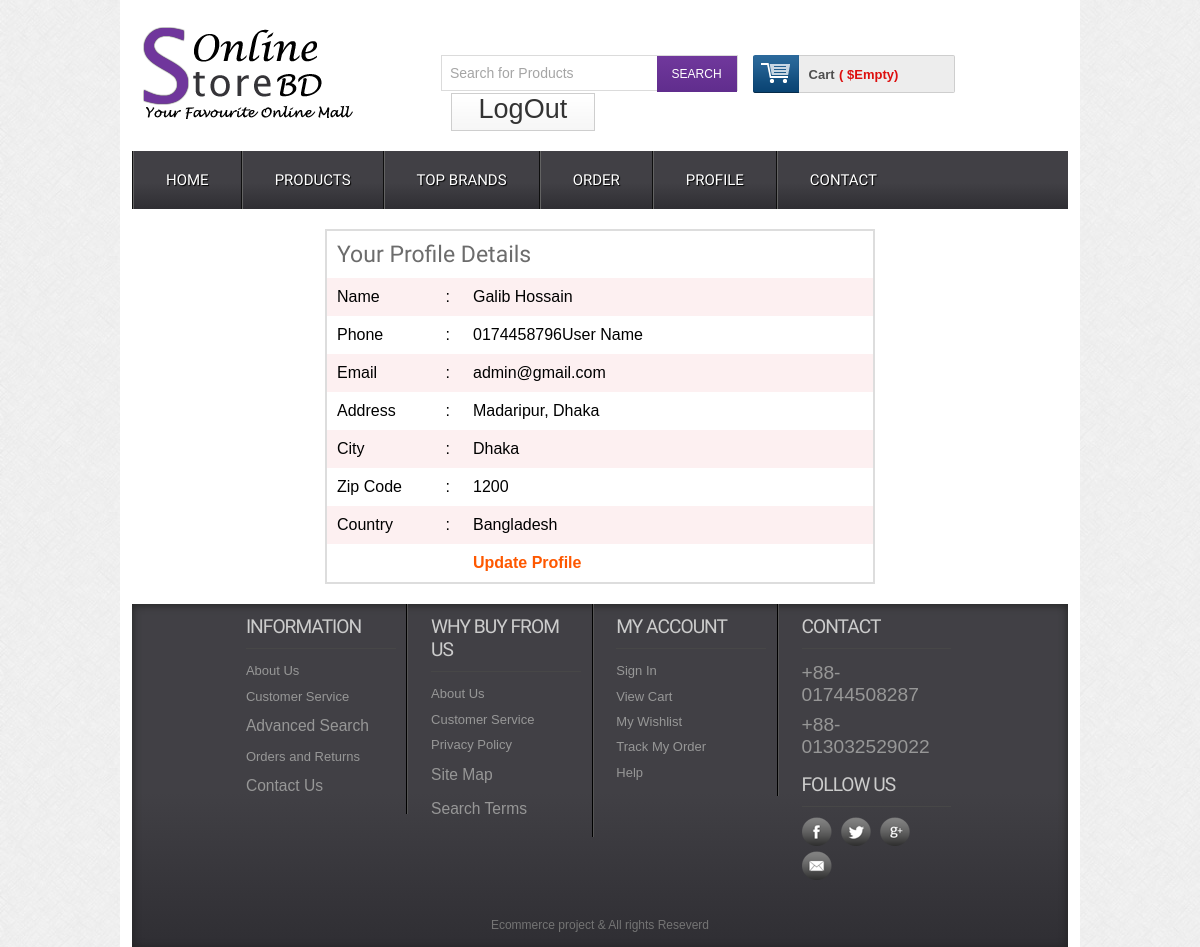
The app's page /profile.php (signed in) with its own data.
### tables this page shows
CREATE TABLE `customar` (
  `id` int(11) NOT NULL,
  `name` varchar(255) NOT NULL,
  `address` text NOT NULL,
  `city` varchar(255) NOT NULL,
  `country` int(11) NOT NULL,
  `zip` varchar(255) NOT NULL,
  `phone` varchar(255) NOT NULL,
  `email` varchar(255) NOT NULL,
  `pass` varchar(255) NOT NULL
);

CREATE TABLE `country` (
  `id` int(11) NOT NULL,
  `countryName` varchar(255) NOT NULL
);

### classes/customar.php (called while the page is built, shortened)
<?php
$filepath= realpath(dirname(__FILE__));
require_once ($filepath.'/../lib/database.php');
?>
<?php
    class Customar{
    private $conn;
    function __construct()
    {
        $this->conn= new Database();
    }
    public function customarData($id){
        $cusQuery= "SELECT customar.* ,country.countryName FROM customar
        INNER JOIN country on customar.country= country.id
         WHERE customar.id = '$id'";
        $data= $this->conn->select($cusQuery);
        return $data;
    }
}
?>

### lib/database.php (called while the page is built, shortened)
<?php
Class Database{
 public $db;
function __construct()
{
    $this->host= "localhost";
    $this->user= "root";
    $this->pass= "";
    $this->dbname= "ecoproject";
    $this->db= new mysqli($this->host,$this->user,$this->pass,$this->dbname);
}
public function select($query){
    $result = $this->db->query($query) or die($this->db->error.__LINE__);
    if ($result->num_rows > 0) {
        return $result;
    }else{
        return false;
    }
}
}

### lib/session.php (called while the page is built, shortened)
<?php
class Session{
    public static function get($name){
        if (isset($_SESSION[$name])) {
            return $_SESSION[$name];
        }else{
            return false;
        }
    }
}
?>

### profile.php (the view, shortened to what this page needs)
<?php include 'inc/header.php';?>
<div class="main">
    <div class="content">
        <div class="section group">
            <?php
            $id= Session::get('id');
            $getData= $cus->customarData($id);
            if($getData){
                while($cusRow= $getData->fetch_assoc()){
            ?>
                    <table class="tblone">
                        <tr>
                            <td colspan="3"><h2>Your Profile Details</h3></td>
                        </tr>
                        <tr>
                            <td width='20%' >Name</td>
                            <td width='5%'>:</td>
                            <td><?php echo $cusRow['name']; ?></td>
                        </tr>
                        <tr>
                            <td>Phone</td>
                            <td>:</td>
                            <td><?php echo $cusRow['phone']; ?>User Name</td>
                        </tr>
                        <tr>
                            <td>Email</td>
                            <td>:</td>
                            <td><?php echo $cusRow['email']; ?></td>
                        </tr>
                        <tr>
                            <td>Address</td>
                            <td>:</td>
                            <td><?php echo $cusRow['address']; ?></td>
                        </tr>
                        <tr>
                            <td>City</td>
                            <td>:</td>
                            <td><?php echo $cusRow['city']; ?></td>
                        </tr>
                        <tr>
                            <td>Zip Code</td>
                            <td>:</td>
                            <td><?php echo $cusRow['zip']; ?></td>
                        </tr>
                        <tr>
                            <td>Country</td>
                            <td>:</td>
                            <td><?php echo $cusRow['countryName']; ?></td>
                        </tr>
                        <tr>
                            <td></td>
                            <td></td>
                            <td><a href="editprofile.php">Update Profile</a></td>
                        </tr>
                    </table>
                    <?php }} ?>
        </div>
    </div>
</div>
<?php include 'inc/footer.php'; ?>

### css/style.css (style rules this page uses)
html,body,div,span,applet,object,iframe,h1,h2,h3,h4,h5,h6,p,blockquote,pre,a,abbr,acronym,address,big,cite,code,del,dfn,em,img,ins,kbd,q,s,samp,small,strike,strong,sub,sup,tt,var,b,u,i,dl,dt,dd,ol,nav ul,nav li,fieldset,form,label,legend,table,caption,tbody,tfoot,thead,tr,th,td,article,aside,canvas,details,embed,figure,figcaption,footer,header,hgroup,menu,nav,output,ruby,section,summary,time,mark,audio,video { margin:0;padding:0;border:0;font-size:100%;font:inherit;vertical-align:baseline; }
table { border-collapse:collapse;border-spacing:0; }
a { text-decoration:none; }
body { font-family:Arial, Helvetica, sans-serif; background:url(../images/body_bg3.jpg); }
.section { clear: both; padding: 0px; margin: 0px; }
.group:before, .group:after { content:""; display:table; }
.group:after { clear:both; }
.group { zoom:1; }
.content { padding:20px 0; background:#FFF; }
.content h2 { font-size:23px; color:#6C6C6C; font-family: 'Monda', sans-serif; }
.tblone { border: 1px solid #fff; margin-bottom: 12px; width: 100%; }
.tblone td { padding:10px;text-align:center; }
table.tblone tr:nth-child(2n+1) { background:#fff;height:30px; }
table.tblone tr:nth-child(2n) { background:#fdf0f1;height:30px; }
table.tblone a { color: #fe5800; font-weight: bold; text-decoration: none; }

### profile.php (style rules this page uses)
.tblone { width: 550px; margin: 0 auto; border: 2px solid #ddd; }
.tblone tr td { text-align: justify; }

### records on screen
customar: name "Galib Hossain", phone "0174458796", email "admin@gmail.com", address "Madaripur, Dhaka", city "Dhaka", zip "1200", country.countryName "Bangladesh"
